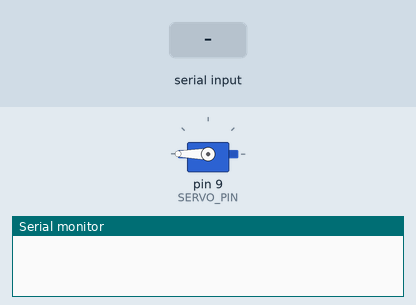
Recording of a sketch running on a simulated Arduino Uno, built with avr-gcc and run on an emulated ATmega328P. On the bench: servo, the last lines printed to the serial monitor. Inputs (shaded band) come from the test bench.

Above: at 1.2 s.
1.3 s: "P,45\n" received over Serial
At 2.1 s:
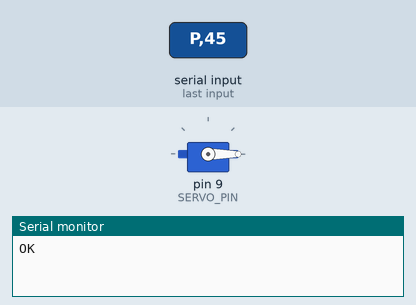
2.8 s: "90,45\n" received over Serial
At 3.2 s:
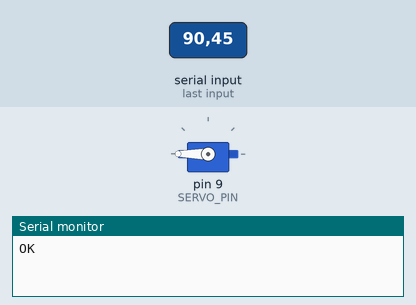
4.3 s: "P\n" received over Serial
At 5.6 s:
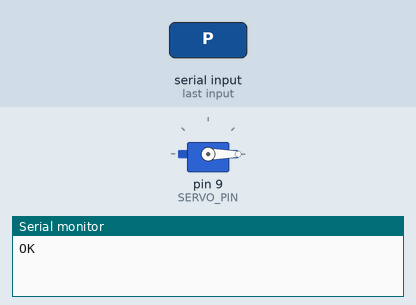
Timing chart, 0 to 7.3 s (numbered marks = the images above; inputs shaded):
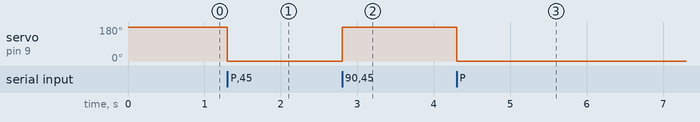

The sketch:

legacy_controller.ino
```cpp
#include <Servo.h>

Servo gripper;
const int SERVO_PIN = 9;

// Tune these
const float MIN_POS_M = 0.0;       // closed
const float MAX_POS_M = 0.08925;   // open (example)
const int SERVO_MIN_US = 900;
const int SERVO_MAX_US = 2100;

// Optional servo feedback (if available on your hardware).
const bool USE_SERVO_FEEDBACK = false;
const int SERVO_FEEDBACK_PIN = A0;
const int FEEDBACK_MIN_ADC = 200;
const int FEEDBACK_MAX_ADC = 850;

String line;
float current_norm = 1.0;  // starts open in this sketch

int mapPosToUs(float pos_m) {
  if (pos_m < MIN_POS_M) pos_m = MIN_POS_M;
  if (pos_m > MAX_POS_M) pos_m = MAX_POS_M;
  float t = (pos_m - MIN_POS_M) / (MAX_POS_M - MIN_POS_M);  // 0..1
  return (int)(SERVO_MIN_US + t * (SERVO_MAX_US - SERVO_MIN_US));
}

float readFeedbackNormalized() {
  if (!USE_SERVO_FEEDBACK) {
    return current_norm;
  }
  int raw = analogRead(SERVO_FEEDBACK_PIN);
  if (raw < FEEDBACK_MIN_ADC) raw = FEEDBACK_MIN_ADC;
  if (raw > FEEDBACK_MAX_ADC) raw = FEEDBACK_MAX_ADC;
  float t = (float)(raw - FEEDBACK_MIN_ADC) / (float)(FEEDBACK_MAX_ADC - FEEDBACK_MIN_ADC);
  if (t < 0.0) t = 0.0;
  if (t > 1.0) t = 1.0;
  return t;
}

void setup() {
  Serial.begin(115200);
  gripper.attach(SERVO_PIN, SERVO_MIN_US, SERVO_MAX_US);
  gripper.writeMicroseconds(mapPosToUs(MAX_POS_M)); // start open
  current_norm = 1.0;
  if (USE_SERVO_FEEDBACK) {
    pinMode(SERVO_FEEDBACK_PIN, INPUT);
  }
}

void loop() {
  while (Serial.available()) {
    char c = (char)Serial.read();
    if (c == '\n') {
      line.trim();

      // Query current normalized position.
      if (line == "Q" || line == "?") {
        Serial.println(readFeedbackNormalized(), 6);
        line = "";
        continue;
      }

      // Expect: P <float>
      if (line.length() > 2 && line[0] == 'P') {
        float pos = line.substring(1).toFloat();
        float t = (pos - MIN_POS_M) / (MAX_POS_M - MIN_POS_M);
        if (t < 0.0) t = 0.0;
        if (t > 1.0) t = 1.0;
        current_norm = t;
        gripper.writeMicroseconds(mapPosToUs(pos));
        Serial.println("OK"); // optional ack
      } else {
        // Also accept direct normalized command for compatibility.
        float t = line.toFloat();
        if (t < 0.0) t = 0.0;
        if (t > 1.0) t = 1.0;
        float pos = MIN_POS_M + t * (MAX_POS_M - MIN_POS_M);
        gripper.writeMicroseconds(mapPosToUs(pos));
        current_norm = t;
      }
      line = "";
    } else {
      line += c;
    }
  }
}
```

Measured:
- after the input at 1.3 s, servo on pin 9 (SERVO_PIN): 180° → 0° at once
- after the input at 2.8 s, servo on pin 9 (SERVO_PIN): 0° → 180° at once
- after the input at 4.3 s, servo on pin 9 (SERVO_PIN): 180° → 0° at once
